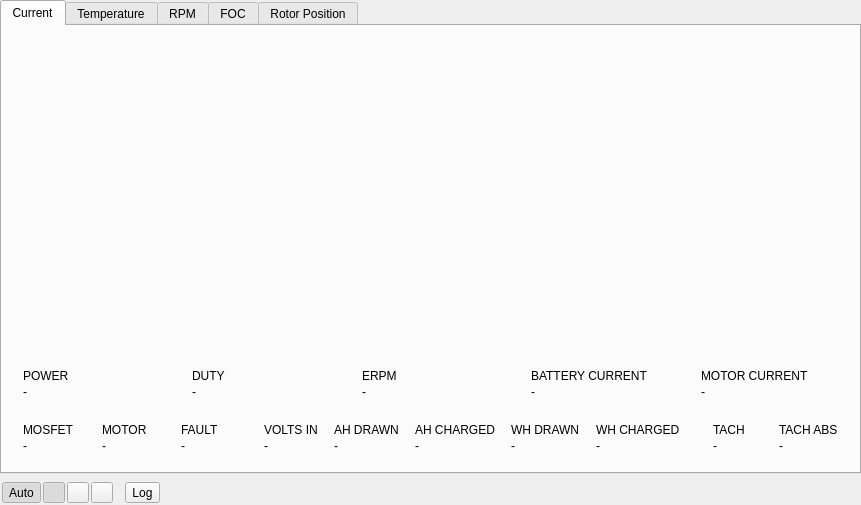
<?xml version="1.0" encoding="UTF-8"?>
<ui version="4.0">
 <class>PageRtData</class>
 <widget class="QWidget" name="PageRtData">
  <property name="geometry">
   <rect>
    <x>0</x>
    <y>0</y>
    <width>861</width>
    <height>505</height>
   </rect>
  </property>
  <property name="windowTitle">
   <string>Form</string>
  </property>
  <layout class="QVBoxLayout" name="verticalLayout_6">
   <property name="leftMargin">
    <number>0</number>
   </property>
   <property name="topMargin">
    <number>0</number>
   </property>
   <property name="rightMargin">
    <number>0</number>
   </property>
   <property name="bottomMargin">
    <number>0</number>
   </property>
   <item>
    <widget class="QTabWidget" name="tabWidget">
     <property name="currentIndex">
      <number>0</number>
     </property>
     <widget class="QWidget" name="tab">
      <attribute name="title">
       <string>Current</string>
      </attribute>
      <layout class="QVBoxLayout" name="verticalLayout_2">
       <property name="spacing">
        <number>8</number>
       </property>
       <item>
        <widget class="QFrame" name="currentWell">
         <property name="well" stdset="0">
          <bool>true</bool>
         </property>
         <layout class="QGridLayout" name="currentWellLayout">
          <property name="spacing">
           <number>6</number>
          </property>
          <property name="leftMargin">
           <number>4</number>
          </property>
          <property name="topMargin">
           <number>4</number>
          </property>
          <property name="rightMargin">
           <number>4</number>
          </property>
          <property name="bottomMargin">
           <number>4</number>
          </property>
          <item row="0" column="0">
           <widget class="QCustomPlot" name="currentPlot" native="true"/>
          </item>
         </layout>
        </widget>
       </item>
       <item>
        <widget class="QWidget" name="valueWidget" native="true">
         <property name="sizePolicy">
          <sizepolicy hsizetype="Preferred" vsizetype="Maximum">
           <horstretch>0</horstretch>
           <verstretch>0</verstretch>
          </sizepolicy>
         </property>
         <layout class="QVBoxLayout" name="valueLayout">
          <property name="spacing">
           <number>8</number>
          </property>
          <property name="leftMargin">
           <number>0</number>
          </property>
          <property name="topMargin">
           <number>0</number>
          </property>
          <property name="rightMargin">
           <number>0</number>
          </property>
          <property name="bottomMargin">
           <number>0</number>
          </property>
          <item>
           <layout class="QHBoxLayout" name="tileLayout">
            <property name="spacing">
             <number>8</number>
            </property>
            <item>
             <widget class="QFrame" name="powerTile">
              <property name="card" stdset="0">
               <bool>true</bool>
              </property>
              <property name="tile" stdset="0">
               <bool>true</bool>
              </property>
              <layout class="QVBoxLayout" name="powerTileLayout">
               <property name="spacing">
                <number>2</number>
               </property>
               <property name="leftMargin">
                <number>12</number>
               </property>
               <property name="topMargin">
                <number>8</number>
               </property>
               <property name="rightMargin">
                <number>12</number>
               </property>
               <property name="bottomMargin">
                <number>8</number>
               </property>
               <item>
                <widget class="QLabel" name="powerCaption">
                 <property name="text">
                  <string>POWER</string>
                 </property>
                 <property name="caption" stdset="0">
                  <bool>true</bool>
                 </property>
                </widget>
               </item>
               <item>
                <layout class="QHBoxLayout" name="powerRow">
                 <item>
                  <widget class="QLabel" name="powerValue">
                   <property name="text">
                    <string>-</string>
                   </property>
                   <property name="reading" stdset="0">
                    <bool>true</bool>
                   </property>
                  </widget>
                 </item>
                 <item alignment="Qt::AlignmentFlag::AlignBottom">
                  <widget class="Sparkline" name="powerSpark" native="true"/>
                 </item>
                </layout>
               </item>
              </layout>
             </widget>
            </item>
            <item>
             <widget class="QFrame" name="dutyTile">
              <property name="card" stdset="0">
               <bool>true</bool>
              </property>
              <property name="tile" stdset="0">
               <bool>true</bool>
              </property>
              <layout class="QVBoxLayout" name="dutyTileLayout">
               <property name="spacing">
                <number>2</number>
               </property>
               <property name="leftMargin">
                <number>12</number>
               </property>
               <property name="topMargin">
                <number>8</number>
               </property>
               <property name="rightMargin">
                <number>12</number>
               </property>
               <property name="bottomMargin">
                <number>8</number>
               </property>
               <item>
                <widget class="QLabel" name="dutyCaption">
                 <property name="text">
                  <string>DUTY</string>
                 </property>
                 <property name="caption" stdset="0">
                  <bool>true</bool>
                 </property>
                </widget>
               </item>
               <item>
                <layout class="QHBoxLayout" name="dutyRow">
                 <item>
                  <widget class="QLabel" name="dutyValue">
                   <property name="text">
                    <string>-</string>
                   </property>
                   <property name="reading" stdset="0">
                    <bool>true</bool>
                   </property>
                  </widget>
                 </item>
                 <item alignment="Qt::AlignmentFlag::AlignBottom">
                  <widget class="Sparkline" name="dutySpark" native="true"/>
                 </item>
                </layout>
               </item>
              </layout>
             </widget>
            </item>
            <item>
             <widget class="QFrame" name="erpmTile">
              <property name="card" stdset="0">
               <bool>true</bool>
              </property>
              <property name="tile" stdset="0">
               <bool>true</bool>
              </property>
              <layout class="QVBoxLayout" name="erpmTileLayout">
               <property name="spacing">
                <number>2</number>
               </property>
               <property name="leftMargin">
                <number>12</number>
               </property>
               <property name="topMargin">
                <number>8</number>
               </property>
               <property name="rightMargin">
                <number>12</number>
               </property>
               <property name="bottomMargin">
                <number>8</number>
               </property>
               <item>
                <widget class="QLabel" name="erpmCaption">
                 <property name="text">
                  <string>ERPM</string>
                 </property>
                 <property name="caption" stdset="0">
                  <bool>true</bool>
                 </property>
                </widget>
               </item>
               <item>
                <layout class="QHBoxLayout" name="erpmRow">
                 <item>
                  <widget class="QLabel" name="erpmValue">
                   <property name="text">
                    <string>-</string>
                   </property>
                   <property name="reading" stdset="0">
                    <bool>true</bool>
                   </property>
                  </widget>
                 </item>
                 <item alignment="Qt::AlignmentFlag::AlignBottom">
                  <widget class="Sparkline" name="erpmSpark" native="true"/>
                 </item>
                </layout>
               </item>
              </layout>
             </widget>
            </item>
            <item>
             <widget class="QFrame" name="currentInTile">
              <property name="card" stdset="0">
               <bool>true</bool>
              </property>
              <property name="tile" stdset="0">
               <bool>true</bool>
              </property>
              <layout class="QVBoxLayout" name="currentInTileLayout">
               <property name="spacing">
                <number>2</number>
               </property>
               <property name="leftMargin">
                <number>12</number>
               </property>
               <property name="topMargin">
                <number>8</number>
               </property>
               <property name="rightMargin">
                <number>12</number>
               </property>
               <property name="bottomMargin">
                <number>8</number>
               </property>
               <item>
                <widget class="QLabel" name="currentInCaption">
                 <property name="text">
                  <string>BATTERY CURRENT</string>
                 </property>
                 <property name="caption" stdset="0">
                  <bool>true</bool>
                 </property>
                </widget>
               </item>
               <item>
                <layout class="QHBoxLayout" name="currentInRow">
                 <item>
                  <widget class="QLabel" name="currentInValue">
                   <property name="text">
                    <string>-</string>
                   </property>
                   <property name="reading" stdset="0">
                    <bool>true</bool>
                   </property>
                  </widget>
                 </item>
                 <item alignment="Qt::AlignmentFlag::AlignBottom">
                  <widget class="Sparkline" name="currentInSpark" native="true"/>
                 </item>
                </layout>
               </item>
              </layout>
             </widget>
            </item>
            <item>
             <widget class="QFrame" name="currentMotorTile">
              <property name="card" stdset="0">
               <bool>true</bool>
              </property>
              <property name="tile" stdset="0">
               <bool>true</bool>
              </property>
              <layout class="QVBoxLayout" name="currentMotorTileLayout">
               <property name="spacing">
                <number>2</number>
               </property>
               <property name="leftMargin">
                <number>12</number>
               </property>
               <property name="topMargin">
                <number>8</number>
               </property>
               <property name="rightMargin">
                <number>12</number>
               </property>
               <property name="bottomMargin">
                <number>8</number>
               </property>
               <item>
                <widget class="QLabel" name="currentMotorCaption">
                 <property name="text">
                  <string>MOTOR CURRENT</string>
                 </property>
                 <property name="caption" stdset="0">
                  <bool>true</bool>
                 </property>
                </widget>
               </item>
               <item>
                <layout class="QHBoxLayout" name="currentMotorRow">
                 <item>
                  <widget class="QLabel" name="currentMotorValue">
                   <property name="text">
                    <string>-</string>
                   </property>
                   <property name="reading" stdset="0">
                    <bool>true</bool>
                   </property>
                  </widget>
                 </item>
                 <item alignment="Qt::AlignmentFlag::AlignBottom">
                  <widget class="Sparkline" name="currentMotorSpark" native="true"/>
                 </item>
                </layout>
               </item>
              </layout>
             </widget>
            </item>
           </layout>
          </item>
          <item>
           <widget class="QFrame" name="stripFrame">
            <property name="card" stdset="0">
             <bool>true</bool>
            </property>
            <layout class="QGridLayout" name="stripLayout" columnstretch="5,5,4,0,4,4,4,4,4,0,4,4">
             <property name="leftMargin">
              <number>12</number>
             </property>
             <property name="topMargin">
              <number>8</number>
             </property>
             <property name="rightMargin">
              <number>12</number>
             </property>
             <property name="bottomMargin">
              <number>8</number>
             </property>
             <property name="horizontalSpacing">
              <number>16</number>
             </property>
             <property name="verticalSpacing">
              <number>2</number>
             </property>
             <item row="0" column="0">
              <widget class="QLabel" name="tempMosCaption">
               <property name="text">
                <string>MOSFET</string>
               </property>
               <property name="caption" stdset="0">
                <bool>true</bool>
               </property>
              </widget>
             </item>
             <item row="1" column="0">
              <widget class="QLabel" name="tempMosValue">
               <property name="text">
                <string>-</string>
               </property>
               <property name="reading" stdset="0">
                <bool>true</bool>
               </property>
              </widget>
             </item>
             <item row="0" column="1">
              <widget class="QLabel" name="tempMotorCaption">
               <property name="text">
                <string>MOTOR</string>
               </property>
               <property name="caption" stdset="0">
                <bool>true</bool>
               </property>
              </widget>
             </item>
             <item row="1" column="1">
              <widget class="QLabel" name="tempMotorValue">
               <property name="text">
                <string>-</string>
               </property>
               <property name="reading" stdset="0">
                <bool>true</bool>
               </property>
              </widget>
             </item>
             <item row="0" column="2">
              <widget class="QLabel" name="faultCaption">
               <property name="text">
                <string>FAULT</string>
               </property>
               <property name="caption" stdset="0">
                <bool>true</bool>
               </property>
              </widget>
             </item>
             <item row="1" column="2">
              <widget class="QLabel" name="faultValue">
               <property name="text">
                <string>-</string>
               </property>
               <property name="reading" stdset="0">
                <bool>true</bool>
               </property>
              </widget>
             </item>
             <item row="0" column="4">
              <widget class="QLabel" name="vinCaption">
               <property name="text">
                <string>VOLTS IN</string>
               </property>
               <property name="caption" stdset="0">
                <bool>true</bool>
               </property>
              </widget>
             </item>
             <item row="1" column="4">
              <widget class="QLabel" name="vinValue">
               <property name="text">
                <string>-</string>
               </property>
               <property name="reading" stdset="0">
                <bool>true</bool>
               </property>
              </widget>
             </item>
             <item row="0" column="5">
              <widget class="QLabel" name="ahDrawnCaption">
               <property name="text">
                <string>AH DRAWN</string>
               </property>
               <property name="caption" stdset="0">
                <bool>true</bool>
               </property>
              </widget>
             </item>
             <item row="1" column="5">
              <widget class="QLabel" name="ahDrawnValue">
               <property name="text">
                <string>-</string>
               </property>
               <property name="reading" stdset="0">
                <bool>true</bool>
               </property>
              </widget>
             </item>
             <item row="0" column="6">
              <widget class="QLabel" name="ahChargedCaption">
               <property name="text">
                <string>AH CHARGED</string>
               </property>
               <property name="caption" stdset="0">
                <bool>true</bool>
               </property>
              </widget>
             </item>
             <item row="1" column="6">
              <widget class="QLabel" name="ahChargedValue">
               <property name="text">
                <string>-</string>
               </property>
               <property name="reading" stdset="0">
                <bool>true</bool>
               </property>
              </widget>
             </item>
             <item row="0" column="7">
              <widget class="QLabel" name="whDrawnCaption">
               <property name="text">
                <string>WH DRAWN</string>
               </property>
               <property name="caption" stdset="0">
                <bool>true</bool>
               </property>
              </widget>
             </item>
             <item row="1" column="7">
              <widget class="QLabel" name="whDrawnValue">
               <property name="text">
                <string>-</string>
               </property>
               <property name="reading" stdset="0">
                <bool>true</bool>
               </property>
              </widget>
             </item>
             <item row="0" column="8">
              <widget class="QLabel" name="whChargedCaption">
               <property name="text">
                <string>WH CHARGED</string>
               </property>
               <property name="caption" stdset="0">
                <bool>true</bool>
               </property>
              </widget>
             </item>
             <item row="1" column="8">
              <widget class="QLabel" name="whChargedValue">
               <property name="text">
                <string>-</string>
               </property>
               <property name="reading" stdset="0">
                <bool>true</bool>
               </property>
              </widget>
             </item>
             <item row="0" column="10">
              <widget class="QLabel" name="tachCaption">
               <property name="text">
                <string>TACH</string>
               </property>
               <property name="caption" stdset="0">
                <bool>true</bool>
               </property>
              </widget>
             </item>
             <item row="1" column="10">
              <widget class="QLabel" name="tachValue">
               <property name="text">
                <string>-</string>
               </property>
               <property name="reading" stdset="0">
                <bool>true</bool>
               </property>
              </widget>
             </item>
             <item row="0" column="11">
              <widget class="QLabel" name="tachAbsCaption">
               <property name="text">
                <string>TACH ABS</string>
               </property>
               <property name="caption" stdset="0">
                <bool>true</bool>
               </property>
              </widget>
             </item>
             <item row="1" column="11">
              <widget class="QLabel" name="tachAbsValue">
               <property name="text">
                <string>-</string>
               </property>
               <property name="reading" stdset="0">
                <bool>true</bool>
               </property>
              </widget>
             </item>
             <item row="2" column="0">
              <widget class="LevelBar" name="tempMosBar" native="true"/>
             </item>
             <item row="2" column="1">
              <widget class="LevelBar" name="tempMotorBar" native="true"/>
             </item>
             <item row="0" column="3" rowspan="3">
              <widget class="QFrame" name="faultDivider">
               <property name="minimumSize">
                <size>
                 <width>1</width>
                 <height>28</height>
                </size>
               </property>
               <property name="maximumSize">
                <size>
                 <width>1</width>
                 <height>28</height>
                </size>
               </property>
               <property name="divider" stdset="0">
                <bool>true</bool>
               </property>
              </widget>
             </item>
             <item row="0" column="9" rowspan="3">
              <widget class="QFrame" name="whDivider">
               <property name="minimumSize">
                <size>
                 <width>1</width>
                 <height>28</height>
                </size>
               </property>
               <property name="maximumSize">
                <size>
                 <width>1</width>
                 <height>28</height>
                </size>
               </property>
               <property name="divider" stdset="0">
                <bool>true</bool>
               </property>
              </widget>
             </item>
            </layout>
           </widget>
          </item>
         </layout>
        </widget>
       </item>
      </layout>
     </widget>
     <widget class="QWidget" name="tab_2">
      <attribute name="title">
       <string>Temperature</string>
      </attribute>
      <layout class="QVBoxLayout" name="verticalLayout_3">
       <property name="spacing">
        <number>8</number>
       </property>
       <item>
        <widget class="QFrame" name="tempWell">
         <property name="well" stdset="0">
          <bool>true</bool>
         </property>
         <layout class="QGridLayout" name="tempWellLayout">
          <property name="spacing">
           <number>6</number>
          </property>
          <property name="leftMargin">
           <number>4</number>
          </property>
          <property name="topMargin">
           <number>4</number>
          </property>
          <property name="rightMargin">
           <number>4</number>
          </property>
          <property name="bottomMargin">
           <number>4</number>
          </property>
          <item row="0" column="0">
           <layout class="QHBoxLayout" name="horizontalLayout_3">
            <property name="spacing">
             <number>8</number>
            </property>
            <property name="leftMargin">
             <number>8</number>
            </property>
            <property name="topMargin">
             <number>4</number>
            </property>
            <property name="rightMargin">
             <number>8</number>
            </property>
            <item>
             <widget class="QCheckBox" name="tempShowMosfetBox">
              <property name="toolTip">
               <string>Show MOSFET temperature</string>
              </property>
              <property name="text">
               <string>MOSFET</string>
              </property>
              <property name="checked">
               <bool>true</bool>
              </property>
             </widget>
            </item>
            <item>
             <widget class="QCheckBox" name="tempShowMotorBox">
              <property name="toolTip">
               <string>Show motor temperature</string>
              </property>
              <property name="text">
               <string>Motor</string>
              </property>
              <property name="checked">
               <bool>true</bool>
              </property>
             </widget>
            </item>
            <item>
             <spacer name="horizontalSpacer">
              <property name="orientation">
               <enum>Qt::Orientation::Horizontal</enum>
              </property>
              <property name="sizeHint" stdset="0">
               <size>
                <width>0</width>
                <height>0</height>
               </size>
              </property>
             </spacer>
            </item>
           </layout>
          </item>
          <item row="1" column="0">
           <widget class="QCustomPlot" name="tempPlot" native="true"/>
          </item>
         </layout>
        </widget>
       </item>
      </layout>
     </widget>
     <widget class="QWidget" name="tab_3">
      <attribute name="title">
       <string>RPM</string>
      </attribute>
      <layout class="QVBoxLayout" name="verticalLayout_4">
       <property name="spacing">
        <number>8</number>
       </property>
       <item>
        <widget class="QFrame" name="rpmWell">
         <property name="well" stdset="0">
          <bool>true</bool>
         </property>
         <layout class="QGridLayout" name="rpmWellLayout">
          <property name="spacing">
           <number>6</number>
          </property>
          <property name="leftMargin">
           <number>4</number>
          </property>
          <property name="topMargin">
           <number>4</number>
          </property>
          <property name="rightMargin">
           <number>4</number>
          </property>
          <property name="bottomMargin">
           <number>4</number>
          </property>
          <item row="0" column="0">
           <widget class="QCustomPlot" name="rpmPlot" native="true"/>
          </item>
         </layout>
        </widget>
       </item>
      </layout>
     </widget>
     <widget class="QWidget" name="tab_4">
      <attribute name="title">
       <string>FOC</string>
      </attribute>
      <layout class="QVBoxLayout" name="verticalLayout_5">
       <property name="spacing">
        <number>8</number>
       </property>
       <item>
        <widget class="QFrame" name="focWell">
         <property name="well" stdset="0">
          <bool>true</bool>
         </property>
         <layout class="QGridLayout" name="focWellLayout">
          <property name="spacing">
           <number>6</number>
          </property>
          <property name="leftMargin">
           <number>4</number>
          </property>
          <property name="topMargin">
           <number>4</number>
          </property>
          <property name="rightMargin">
           <number>4</number>
          </property>
          <property name="bottomMargin">
           <number>4</number>
          </property>
          <item row="0" column="0">
           <widget class="QCustomPlot" name="focPlot" native="true"/>
          </item>
         </layout>
        </widget>
       </item>
      </layout>
     </widget>
     <widget class="QWidget" name="tab_5">
      <attribute name="title">
       <string>Rotor Position</string>
      </attribute>
      <layout class="QVBoxLayout" name="verticalLayout_8">
       <property name="spacing">
        <number>8</number>
       </property>
       <item>
        <widget class="QFrame" name="posWell">
         <property name="well" stdset="0">
          <bool>true</bool>
         </property>
         <layout class="QGridLayout" name="posWellLayout">
          <property name="spacing">
           <number>6</number>
          </property>
          <property name="leftMargin">
           <number>4</number>
          </property>
          <property name="topMargin">
           <number>4</number>
          </property>
          <property name="rightMargin">
           <number>4</number>
          </property>
          <property name="bottomMargin">
           <number>4</number>
          </property>
          <item row="0" column="0">
           <layout class="QHBoxLayout" name="horizontalLayout_2">
            <property name="spacing">
             <number>8</number>
            </property>
            <property name="leftMargin">
             <number>8</number>
            </property>
            <property name="topMargin">
             <number>4</number>
            </property>
            <property name="rightMargin">
             <number>8</number>
            </property>
            <item>
             <widget class="QProgressBar" name="posBar">
              <property name="maximumWidth">
               <number>340</number>
              </property>
              <property name="maximum">
               <number>359</number>
              </property>
              <property name="value">
               <number>120</number>
              </property>
              <property name="format">
               <string>%v Degrees</string>
              </property>
             </widget>
            </item>
            <item>
             <spacer name="posBarSpacer">
              <property name="orientation">
               <enum>Qt::Orientation::Horizontal</enum>
              </property>
              <property name="sizeHint" stdset="0">
               <size>
                <width>0</width>
                <height>0</height>
               </size>
              </property>
             </spacer>
            </item>
           </layout>
          </item>
          <item row="1" column="0">
           <layout class="QHBoxLayout" name="horizontalLayout_7">
            <property name="spacing">
             <number>8</number>
            </property>
            <property name="leftMargin">
             <number>8</number>
            </property>
            <property name="topMargin">
             <number>4</number>
            </property>
            <property name="rightMargin">
             <number>8</number>
            </property>
            <item>
             <widget class="QPushButton" name="posInductanceButton">
              <property name="toolTip">
               <string>Start inductance based signal injection detection (BLDC only)</string>
              </property>
              <property name="text">
               <string>Inductance</string>
              </property>
             </widget>
            </item>
            <item>
             <widget class="QPushButton" name="posEncoderButton">
              <property name="toolTip">
               <string>Plot the encoder position</string>
              </property>
              <property name="text">
               <string>Encoder</string>
              </property>
             </widget>
            </item>
            <item>
             <widget class="QPushButton" name="posObserverButton">
              <property name="toolTip">
               <string>Plot the rotor position seen by the observer (FOC only)</string>
              </property>
              <property name="text">
               <string>Observer</string>
              </property>
             </widget>
            </item>
            <item>
             <widget class="QPushButton" name="posPidButton">
              <property name="toolTip">
               <string>Plot the PID controller position</string>
              </property>
              <property name="text">
               <string>PID Pos</string>
              </property>
             </widget>
            </item>
            <item>
             <widget class="QPushButton" name="posEncoderObserverErrorButton">
              <property name="toolTip">
               <string>Plot the difference between the observer and encoder position (FOC only)</string>
              </property>
              <property name="text">
               <string>Obs vs Enc</string>
              </property>
             </widget>
            </item>
            <item>
             <widget class="QPushButton" name="posHallObserverErrorButton">
              <property name="toolTip">
               <string>Plot the difference between the observer and hall sensor position (FOC only)</string>
              </property>
              <property name="text">
               <string>Obs vs Hall</string>
              </property>
             </widget>
            </item>
            <item>
             <widget class="QPushButton" name="posPidErrorButton">
              <property name="toolTip">
               <string>Plot the PID controller position error</string>
              </property>
              <property name="text">
               <string>PID Error</string>
              </property>
             </widget>
            </item>
            <item>
             <widget class="QPushButton" name="posStopButton">
              <property name="toolTip">
               <string>Stop sending position samples</string>
              </property>
              <property name="text">
               <string>Stop</string>
              </property>
             </widget>
            </item>
            <item>
             <spacer name="horizontalSpacer_2">
              <property name="orientation">
               <enum>Qt::Orientation::Horizontal</enum>
              </property>
              <property name="sizeHint" stdset="0">
               <size>
                <width>0</width>
                <height>0</height>
               </size>
              </property>
             </spacer>
            </item>
           </layout>
          </item>
          <item row="2" column="0">
           <widget class="QCustomPlot" name="posPlot" native="true"/>
          </item>
         </layout>
        </widget>
       </item>
      </layout>
     </widget>
    </widget>
   </item>
   <item>
    <widget class="QFrame" name="buttonFrame">
     <property name="sizePolicy">
      <sizepolicy hsizetype="Fixed" vsizetype="Preferred">
       <horstretch>0</horstretch>
       <verstretch>0</verstretch>
      </sizepolicy>
     </property>
     <property name="frameShape">
      <enum>QFrame::Shape::NoFrame</enum>
     </property>
     <property name="frameShadow">
      <enum>QFrame::Shadow::Plain</enum>
     </property>
     <layout class="QHBoxLayout" name="buttonLayout">
      <property name="spacing">
       <number>8</number>
      </property>
      <property name="leftMargin">
       <number>0</number>
      </property>
      <property name="topMargin">
       <number>0</number>
      </property>
      <property name="rightMargin">
       <number>0</number>
      </property>
      <property name="bottomMargin">
       <number>0</number>
      </property>
      <item>
       <widget class="QFrame" name="toolSeg">
        <property name="seg" stdset="0">
         <bool>true</bool>
        </property>
        <layout class="QHBoxLayout" name="toolSegLayout">
         <property name="spacing">
          <number>2</number>
         </property>
         <property name="leftMargin">
          <number>2</number>
         </property>
         <property name="topMargin">
          <number>2</number>
         </property>
         <property name="rightMargin">
          <number>2</number>
         </property>
         <property name="bottomMargin">
          <number>2</number>
         </property>
         <item>
          <widget class="QToolButton" name="autoscaleButton">
           <property name="sizePolicy">
            <sizepolicy hsizetype="Fixed" vsizetype="Fixed">
             <horstretch>0</horstretch>
             <verstretch>0</verstretch>
            </sizepolicy>
           </property>
           <property name="toolTip">
            <string>Autoscale plots with incoming samples</string>
           </property>
           <property name="text">
            <string>Auto</string>
           </property>
           <property name="checkable">
            <bool>true</bool>
           </property>
           <property name="checked">
            <bool>true</bool>
           </property>
          </widget>
         </item>
         <item>
          <widget class="QToolButton" name="zoomHButton">
           <property name="sizePolicy">
            <sizepolicy hsizetype="Fixed" vsizetype="Fixed">
             <horstretch>0</horstretch>
             <verstretch>0</verstretch>
            </sizepolicy>
           </property>
           <property name="toolTip">
            <string>Enable horizontal zoom</string>
           </property>
           <property name="text">
            <string/>
           </property>
           <property name="icon">
            <iconset resource="../res.qrc"><normaloff>:/res/icons/expand_off.png</normaloff><normalon>:/res/icons/expand_on.png</normalon>:/res/icons/expand_off.png</iconset>
           </property>
           <property name="iconSize">
            <size>
             <width>14</width>
             <height>14</height>
            </size>
           </property>
           <property name="checkable">
            <bool>true</bool>
           </property>
           <property name="checked">
            <bool>true</bool>
           </property>
          </widget>
         </item>
         <item>
          <widget class="QToolButton" name="zoomVButton">
           <property name="sizePolicy">
            <sizepolicy hsizetype="Fixed" vsizetype="Fixed">
             <horstretch>0</horstretch>
             <verstretch>0</verstretch>
            </sizepolicy>
           </property>
           <property name="toolTip">
            <string>Enable vertical zoom</string>
           </property>
           <property name="text">
            <string/>
           </property>
           <property name="icon">
            <iconset resource="../res.qrc"><normaloff>:/res/icons/expand_v_off.png</normaloff><normalon>:/res/icons/expand_v_on.png</normalon>:/res/icons/expand_v_off.png</iconset>
           </property>
           <property name="iconSize">
            <size>
             <width>14</width>
             <height>14</height>
            </size>
           </property>
           <property name="checkable">
            <bool>true</bool>
           </property>
           <property name="checked">
            <bool>false</bool>
           </property>
          </widget>
         </item>
         <item>
          <widget class="QToolButton" name="rescaleButton">
           <property name="toolTip">
            <string>Rescale plots to fit</string>
           </property>
           <property name="text">
            <string/>
           </property>
           <property name="icon">
            <iconset resource="../res.qrc"><normaloff>:/res/icons/size_off.png</normaloff>:/res/icons/size_off.png</iconset>
           </property>
           <property name="iconSize">
            <size>
             <width>14</width>
             <height>14</height>
            </size>
           </property>
          </widget>
         </item>
        </layout>
       </widget>
      </item>
      <item>
       <widget class="QFrame" name="logSeg">
        <property name="seg" stdset="0">
         <bool>true</bool>
        </property>
        <layout class="QHBoxLayout" name="logSegLayout">
         <property name="spacing">
          <number>2</number>
         </property>
         <property name="leftMargin">
          <number>2</number>
         </property>
         <property name="topMargin">
          <number>2</number>
         </property>
         <property name="rightMargin">
          <number>2</number>
         </property>
         <property name="bottomMargin">
          <number>2</number>
         </property>
         <item>
          <widget class="QToolButton" name="logRtButton">
           <property name="toolTip">
            <string>&lt;html&gt;&lt;head/&gt;&lt;body&gt;&lt;p&gt;Log Realtime Data to File.&lt;/p&gt;&lt;p&gt;Go to &lt;span style=" font-weight:600;"&gt;Settings -&amp;gt; Paths&lt;/span&gt; to choose the output directory.&lt;/p&gt;&lt;/body&gt;&lt;/html&gt;</string>
           </property>
           <property name="text">
            <string>Log</string>
           </property>
           <property name="checkable">
            <bool>true</bool>
           </property>
          </widget>
         </item>
        </layout>
       </widget>
      </item>
     </layout>
    </widget>
   </item>
  </layout>
 </widget>
 <customwidgets>
  <customwidget>
   <class>Sparkline</class>
   <extends>QWidget</extends>
   <header>widgets/sparkline.h</header>
  </customwidget>
  <customwidget>
   <class>LevelBar</class>
   <extends>QWidget</extends>
   <header>widgets/sparkline.h</header>
  </customwidget>
  <customwidget>
   <class>QCustomPlot</class>
   <extends>QWidget</extends>
   <header>widgets/qcustomplot.h</header>
   <container>1</container>
  </customwidget>
 </customwidgets>
 <resources>
  <include location="../res.qrc"/>
 </resources>
 <connections/>
</ui>
